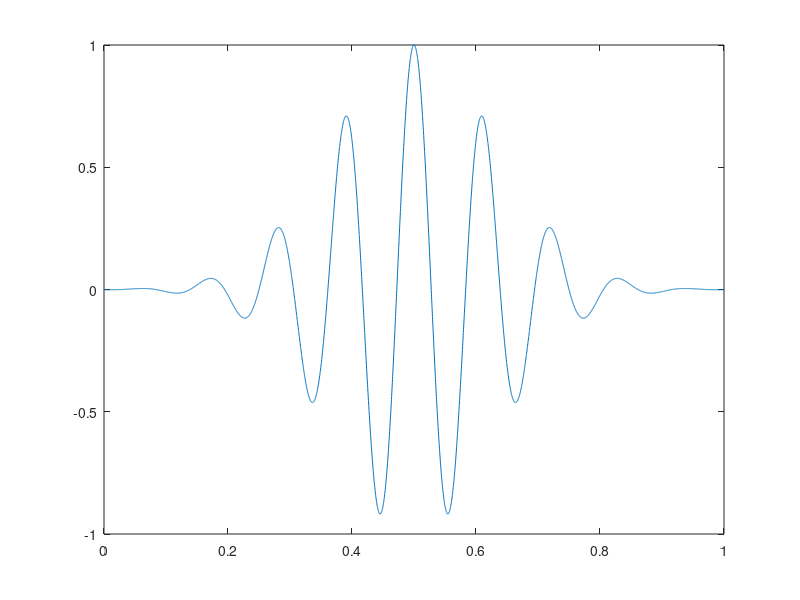

MATLAB code to generate this figure:
clc; clear all; close all;

% Generate the data for Homework 6 of MAT801.FS17

% The function is chosen from Wikipedia Fourier transform.
fun =@(t) cos(2*pi*(3*t)).*exp(-pi*t.^2);

N = 2^12;
a = 1.5;
t = linspace(-a,a, N+1);

ft = fun(t);
plot(linspace(0,1,N+1),ft);

fileID = fopen('f.dat','w');
fprintf(fileID,'%+12.10f\n', ft(1:N));
fclose(fileID);
